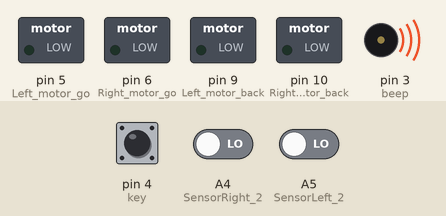
A sketch run on a simulated Arduino Uno, built with avr-gcc and run on an emulated ATmega328P. Shown: switched loads named in the sketch (green lamp = pin HIGH), buzzer (waves = sounding, pin HIGH). Dashed ring = blinking. The inputs (shaded band) are chosen by the test bench; at power-on: pin 4 (key) HIGH, A4 (SensorRight_2) LOW, A5 (SensorLeft_2) LOW.

Above: at 1.2 s.
1.3 s: pin 4 (key) pulled LOW for 0.15 s
At 1.9 s:
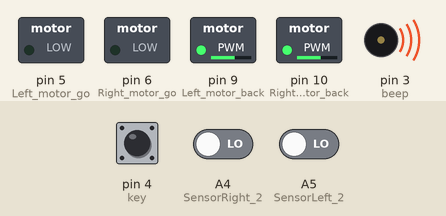
At 3.1 s:
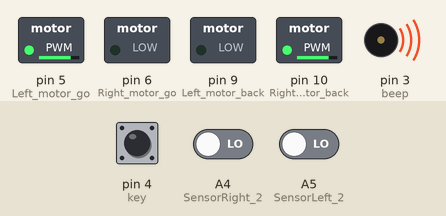
4.3 s: A4 (SensorRight_2) driven HIGH
Timing chart, 0 to 5.3 s (numbered marks = the images above; inputs shaded):
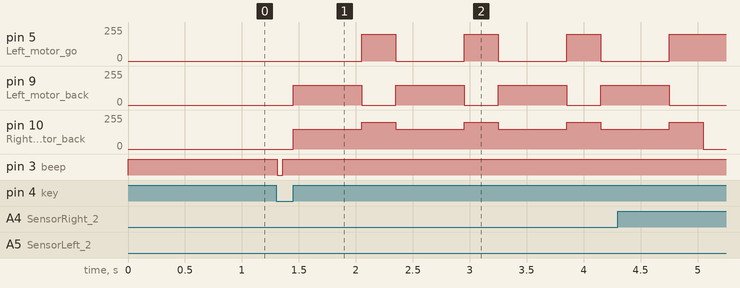

Measured:
- after the input at 1.3 s, pin 5 (Left_motor_go): alternates 200/255 for 0.30 s and 0/255 for 0.60 s, starting after 0.75 s; pin 9 (Left_motor_back): alternates 150/255 for 0.60 s and 0/255 for 0.30 s, starting after 0.15 s

The sketch:

Infrared_obstacle_avoidance.ino
```cpp
//============================================================================
//  Infrared obstacle avoidance Experiment
//=============================================================================

//==============================
//Set motor port
//==============================
int Left_motor_back = 9;
int Left_motor_go = 5;
int Right_motor_go = 6;
int Right_motor_back = 10;
int Right_motor_en = 8;
int Left_motor_en = 7;

/*Set Button port*/
int key=4;

/*Set BUZZER port*/
int beep=3;

/*Line Walking*/
const int SensorRight = A3;   	// Set Right Line Walking Infrared sensor port
const int SensorLeft = A2;     	// Set Left Line Walking Infrared sensor port
int SL;    // State of Left Line Walking Infrared sensor
int SR;    // State of Right Line Walking Infrared sensor

/*Infrared obstacle avoidance*/
const int SensorRight_2 = A4;     // Right  Infrared sensor
const int SensorLeft_2 = A5;     // Left  Infrared sensor
int SL_2;    // State of Left  Infrared sensor
int SR_2;    // State of Right  Infrared sensor

void setup()
{
  //Initialize motor drive for output mode
  pinMode(Left_motor_go,OUTPUT);
  pinMode(Left_motor_back,OUTPUT);
  pinMode(Right_motor_go,OUTPUT);
  pinMode(Right_motor_back,OUTPUT);

  pinMode(key,INPUT);// Set button as input
  pinMode(beep,OUTPUT);// Set buzzer as output

  pinMode(SensorRight, INPUT); // Set Right Line Walking Infrared sensor as input
  pinMode(SensorLeft, INPUT); // Set left Line Walking Infrared sensor as input

  pinMode(SensorRight_2, INPUT); //Set Right  Infrared sensor as input
  pinMode(SensorLeft_2, INPUT); //Set left Infrared sensor as input

  digitalWrite(key,HIGH);//Initialize button
  digitalWrite(beep,HIGH);// set buzzer mute
}

//=======================Motor=========================

void run()
{
  digitalWrite(Right_motor_go,HIGH);// right motor go ahead
  digitalWrite(Right_motor_back,LOW);
  analogWrite(Right_motor_go,100);//PWM--Pulse Width Modulation(0~255). It can be adjusted to control speed.
  analogWrite(Right_motor_back,0);
  digitalWrite(Left_motor_go,HIGH);// set left motor go ahead
  digitalWrite(Left_motor_back,LOW);
  analogWrite(Left_motor_go,100);//PWM--Pulse Width Modulation(0~255). It can be adjusted to control speed.
  analogWrite(Left_motor_back,0);
}

void brake() //stop
{
  digitalWrite(Right_motor_go,LOW);
  digitalWrite(Right_motor_back,LOW);
  digitalWrite(Left_motor_go,LOW);
  digitalWrite(Left_motor_back,LOW);
}

void left()//turn left
{
  digitalWrite(Right_motor_go,HIGH);	// right motor go ahead
  digitalWrite(Right_motor_back,LOW);
  analogWrite(Right_motor_go,100);
  analogWrite(Right_motor_back,0);// PWM--Pulse Width Modulation(0~255) control speed
  digitalWrite(Left_motor_go,LOW);    // left motor stop
  digitalWrite(Left_motor_back,LOW);
  analogWrite(Left_motor_go,0);
  analogWrite(Left_motor_back,0);// PWM--Pulse Width Modulation(0~255) control speed
}

void spin_left(int time)         //Left rotation
{
  digitalWrite(Right_motor_go,HIGH);	// right motor go ahead
  digitalWrite(Right_motor_back,LOW);
  analogWrite(Right_motor_go,100); // PWM--Pulse Width Modulation(0~255) control speed
  analogWrite(Right_motor_back,0);
  digitalWrite(Left_motor_go,LOW);    // left motor back off
  digitalWrite(Left_motor_back,HIGH);
  analogWrite(Left_motor_go,0);
  analogWrite(Left_motor_back,100); // PWM--Pulse Width Modulation(0~255) control speed
  delay(time * 100);
}

void right() //turn right
{
  digitalWrite(Right_motor_go,LOW);    // right motor stop
  digitalWrite(Right_motor_back,LOW);
  analogWrite(Right_motor_go,0);
  analogWrite(Right_motor_back,0);
  digitalWrite(Left_motor_go,HIGH);// left motor go ahead
  digitalWrite(Left_motor_back,LOW);
  analogWrite(Left_motor_go,100);
  analogWrite(Left_motor_back,0);// PWM--Pulse Width Modulation(0~255) control speed
}

void spin_right(int time)        //Right rotation
{
  digitalWrite(Right_motor_go,LOW);   // right motor back off
  digitalWrite(Right_motor_back,HIGH);
  analogWrite(Right_motor_go,0);
  analogWrite(Right_motor_back,200);// PWM--Pulse Width Modulation(0~255) control speed
  digitalWrite(Left_motor_go,HIGH);// left motor go ahead
  digitalWrite(Left_motor_back,LOW);
  analogWrite(Left_motor_go,200);
  analogWrite(Left_motor_back,0);// PWM--Pulse Width Modulation(0~255) control speed
  delay(time * 100);
}

void back(int time)  //back off
{
  digitalWrite(Right_motor_go,LOW);  //right motor back off
  digitalWrite(Right_motor_back,HIGH);
  analogWrite(Right_motor_go,0);
  analogWrite(Right_motor_back,150);// PWM--Pulse Width Modulation(0~255) control speed
  digitalWrite(Left_motor_go,LOW);  //left motor back off
  digitalWrite(Left_motor_back,HIGH);
  analogWrite(Left_motor_go,0);
  analogWrite(Left_motor_back,150);// PWM--Pulse Width Modulation(0~255) control speed
  delay(time * 100);
}
//==========================================================

void keysacn()
{
  int val;
  val=digitalRead(key);// Reads the button ,the level value assigns to val
  while(digitalRead(key))// When the button is not pressed
  {
    val=digitalRead(key);
  }
  while(!digitalRead(key))// When the button is pressed
  {
    delay(10);	//delay 10ms
    val=digitalRead(key);// Reads the button ,the level value assigns to val
    if(val==LOW)  //Double check the button is pressed
    {

      digitalWrite(beep,LOW);//The buzzer sounds
      delay(50);//delay 50ms
      while(!digitalRead(key))	//Determine if the button is released or not
        digitalWrite(beep,HIGH);//mute
    }
    else
      digitalWrite(beep,HIGH);//mute
  }
}

/*main loop*/
void loop()
{
  keysacn();//Press the button to start
  while(1)
  {
  /**************************************************************************************
  Infrared signal back means there is something obstacled ,returns low level and led lights up.
  Infrared signal gone means there is nothing obstacled ,returns high level and led lights off.
  **************************************************************************************/
    SR_2 = digitalRead(SensorRight_2);//Right infrared sensor detects the obstacle,then LED[L5] light illuminates and otherwise it goes off.
    SL_2 = digitalRead(SensorLeft_2);//Left infrared sensor detects the obstacle,then LED[L4] light illuminates and otherwise it goes off.
    if (SL_2 == HIGH&&SR_2==HIGH)//There is nothing obstacled ,goes ahead.
      run();
    else if (SL_2 == HIGH & SR_2 == LOW)// There is something obstacled on the right then LED[L4] light illuminates,turns left.
        left();
    else if (SR_2 == HIGH & SL_2 == LOW)// There is something obstacled on the left then LED[L4] light illuminates,turns right.
      right();
    else // //There is something obstacled, back off and adjust direction.
    {
      back(6);//back off for 600ms
      spin_right(3);//Right rotation for 300ms to adjust direction
    }
  }
}
```
